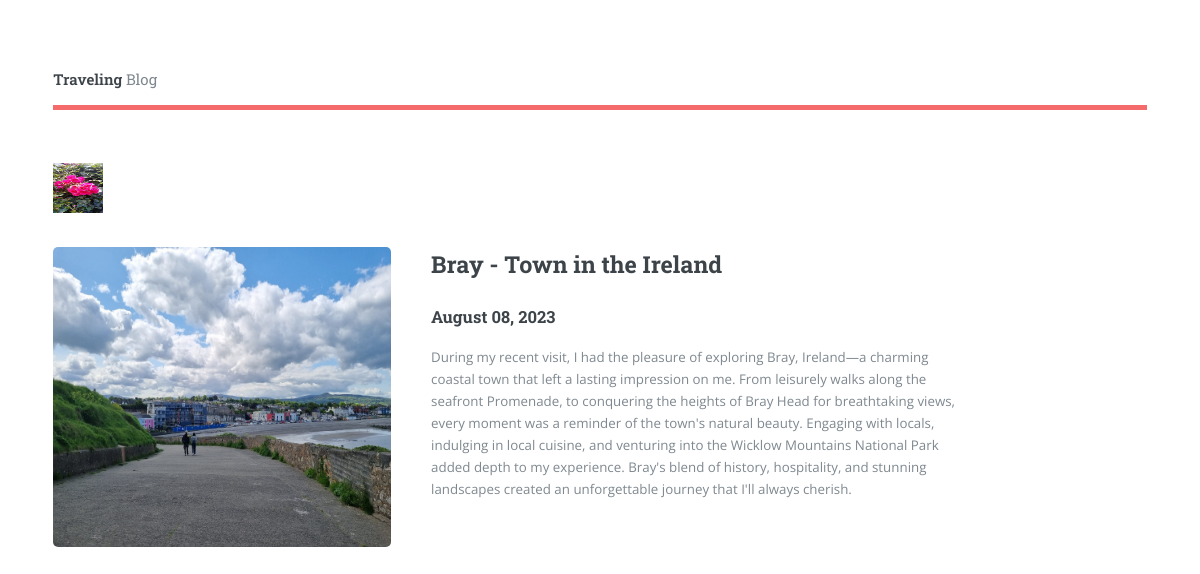
Screenshot of /post/2 with the database file from the repository.
### firstweb/models.py (models this page shows, shortened)
class Post(models.Model):
    title = models.CharField(max_length=100)
    content = models.TextField()
    image = models.ImageField(upload_to='profile_pics', default='profile_pics/1.jpg')
    date_posted = models.DateTimeField(default = timezone.now)
    author = models.ForeignKey(User, on_delete = models.CASCADE)

### users/models.py (models this page shows, shortened)
class Profile(models.Model):
    user = models.OneToOneField(User,on_delete=models.CASCADE)
    image = models.ImageField(upload_to='profile_pics', default='profile_pics/1.jpg')

### firstweb/views.py (the view)
# urls.py: path('post/<int:pk>', PostdetailView.as_view(), name='post-detail'),
class PostdetailView(DetailView):# <app>/<model>_<view_type>.html -> naming convention for list view
    model = Post

### firstweb/templates/firstweb/post_detail.html (shortened to what this page needs)
{% include 'firstweb/header.html' %}
{% load static %}
{% block content %}
<section>
  <img src="{{ post.author.profile.image.url }}" height="50" width="50" />
  <div class="row gtr-200">
    <div class="col-4"><span class="image fit"><img src="{{ object.image.url }}" height="300"
          width="100" /></span></div>
    <div class="col-6 col-12-medium">
      <form method="post" enctype="multipart/form-data">
        <div class="row gtr-uniform">
          <div class="col-12 col-12-xsmall">
            <h2 class="article-title">{{ object.title }}&nbsp;&nbsp;<h3><small class="text-muted">{{ object.date_posted | date:"F d, Y" }}</small></h3></h2>
            <p class="article-content">{{ object.content }}</p>
          </div>
        </div>
      </form>
    </div>
  </div>
</section>
</div>
</div>
</div>
</body>
</html>
{% endblock %}

### firstweb/static/firstweb/css/main1.css (style rules this page uses)
html, body, div, span, applet, object, iframe, h1, h2, h3, h4, h5, h6, p, blockquote, pre, a, abbr, acronym, address, big, cite, code, del, dfn, em, img, ins, kbd, q, s, samp, small, strike, strong, sub, sup, tt, var, b, u, i, center, dl, dt, dd, ol, ul, li, fieldset, form, label, legend, table, caption, tbody, tfoot, thead, tr, th, td, article, aside, canvas, details, embed, figure, figcaption, footer, header, hgroup, menu, nav, output, ruby, section, summary, time, mark, audio, video { margin: 0; padding: 0; border: 0; font-size: 100%; font: inherit; vertical-align: baseline; }
article, aside, details, figcaption, figure, footer, header, hgroup, menu, nav, section { display: block; }
body { line-height: 1; }
body { -webkit-text-size-adjust: none; }
body { -ms-overflow-style: scrollbar; }
html { box-sizing: border-box; }
*, *:before, *:after { box-sizing: inherit; }
body { background: #ffffff; }
body, input, select, textarea { color: #7f888f; font-family: "Open Sans", sans-serif; font-size: 13pt; font-weight: 400; line-height: 1.65; }
@media screen and (max-width: 1680px) { body, input, select, textarea { font-size: 11pt; } }
@media screen and (max-width: 1280px) { body, input, select, textarea { font-size: 10pt; } }
p { margin: 0 0 2em 0; }
h1, h2, h3, h4, h5, h6 { color: #3d4449; font-family: "Roboto Slab", serif; font-weight: 700; line-height: 1.5; margin: 0 0 1em 0; }
h2 { font-size: 1.75em; }
h3 { font-size: 1.25em; }
.row { display: flex; flex-wrap: wrap; box-sizing: border-box; align-items: stretch; }
.row > * { box-sizing: border-box; }
.row.gtr-uniform > * > :last-child { margin-bottom: 0; }
.row > .col-4 { width: 33.33333%; }
.row > .col-6 { width: 50%; }
.row > .col-12 { width: 100%; }
.row { margin-top: 0; margin-left: -1.5em; }
.row > * { padding: 0 0 0 1.5em; }
.row.gtr-uniform { margin-top: -1.5em; }
.row.gtr-uniform > * { padding-top: 1.5em; }
.row.gtr-200 { margin-top: 0; margin-left: -3em; }
.row.gtr-200 > * { padding: 0 0 0 3em; }
@media screen and (max-width: 1680px) { .row { display: flex; flex-wrap: wrap; box-sizing: border-box; align-items: stretch; } }
@media screen and (max-width: 1680px) { .row > * { box-sizing: border-box; } }
@media screen and (max-width: 1680px) { .row.gtr-uniform > * > :last-child { margin-bottom: 0; } }
@media screen and (max-width: 1680px) { .row { margin-top: 0; margin-left: -1.5em; } }
@media screen and (max-width: 1680px) { .row > * { padding: 0 0 0 1.5em; } }
@media screen and (max-width: 1680px) { .row.gtr-uniform { margin-top: -1.5em; } }
@media screen and (max-width: 1680px) { .row.gtr-uniform > * { padding-top: 1.5em; } }
@media screen and (max-width: 1680px) { .row.gtr-200 { margin-top: 0; margin-left: -3em; } }
@media screen and (max-width: 1680px) { .row.gtr-200 > * { padding: 0 0 0 3em; } }
@media screen and (max-width: 1280px) { .row { display: flex; flex-wrap: wrap; box-sizing: border-box; align-items: stretch; } }
@media screen and (max-width: 1280px) { .row > * { box-sizing: border-box; } }
@media screen and (max-width: 1280px) { .row.gtr-uniform > * > :last-child { margin-bottom: 0; } }
@media screen and (max-width: 1280px) { .row { margin-top: 0; margin-left: -1.5em; } }
@media screen and (max-width: 1280px) { .row > * { padding: 0 0 0 1.5em; } }
@media screen and (max-width: 1280px) { .row.gtr-uniform { margin-top: -1.5em; } }
@media screen and (max-width: 1280px) { .row.gtr-uniform > * { padding-top: 1.5em; } }
@media screen and (max-width: 1280px) { .row.gtr-200 { margin-top: 0; margin-left: -3em; } }
@media screen and (max-width: 1280px) { .row.gtr-200 > * { padding: 0 0 0 3em; } }
form { margin: 0 0 2em 0; }
.image { border-radius: 0.375em; border: 0; display: inline-block; position: relative; }
.image img { border-radius: 0.375em; display: block; }
.image.fit { display: block; margin: 0 0 2em 0; width: 100%; }
.image.fit img { width: 100%; }
#main > .inner > section { padding: 6em 0 4em 0 ; border-top: solid 2px rgba(210, 215, 217, 0.75); }
#main > .inner > section:first-of-type { border-top: 0 !important; }
@media screen and (max-width: 1680px) { #main > .inner > section { padding: 5em 0 3em 0 ; } }
@media screen and (max-width: 1280px) { #main > .inner > section { padding: 4em 0 2em 0 ; } }

### rows the page displays
Post: author.profile.image (picture), image (picture), title "Bray - Town in the Ireland", date_posted "August 08, 2023", content "During my recent visit, I had the pleasure of exploring Bray, Ireland—a charming coastal town that left a lasting impression on me. From leisurely walks along the seafront Promenade, to conquering the heights of Bray Head for breathtaking views, every moment was a reminder of the town's natural beauty. Engaging with locals, indulging in local cuisine, and venturing into the Wicklow Mountains National Park added depth to my experience. Bray's blend of history, hospitality, and stunning landscapes created an unforgettable journey that I'll always cherish."
